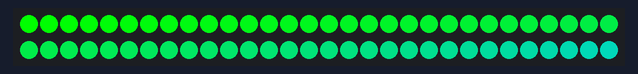
The sketch below on a simulated Arduino Uno, built with avr-gcc and run on an emulated ATmega328P. On the bench: 60 RGB LEDs in strip order, left to right, continuing on the next row.

Above: at 0.1 s.
At 0.6 s:
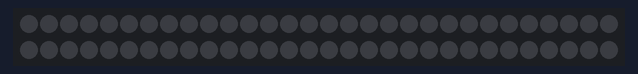

Measured:
- what the display in image 1 shows lasts 0.5 s, from 0.5 s to 1.0 s

The sketch:

blink.ino
```cpp
#include "FastLED.h"

// How many leds in your strip?
#define NUM_LEDS 60

// For led chips like Neopixels, which have a data line, ground, and power, you just
// need to define DATA_PIN.  For led chipsets that are SPI based (four wires - data, clock,
// ground, and power), like the LPD8806 define both DATA_PIN and CLOCK_PIN
#define DATA_PIN 6
#define CLOCK_PIN 13

// Define the array of leds
CRGB leds[NUM_LEDS];

void setup() {

  	  FastLED.addLeds<NEOPIXEL, DATA_PIN>(leds, NUM_LEDS);

}

void loop() {
  // Turn the LED on, then pause
  for (int i = 0; i < NUM_LEDS; i++)
		leds[i] = CRGB(0, 255-2*i, 0+2*i);
  FastLED.show();
  delay(500);
  // Now turn the LED off, then pause
   for (int i = 0; i < NUM_LEDS; i++)
		leds[i] = CRGB::Black;
  FastLED.show();
  delay(500);
}
```
